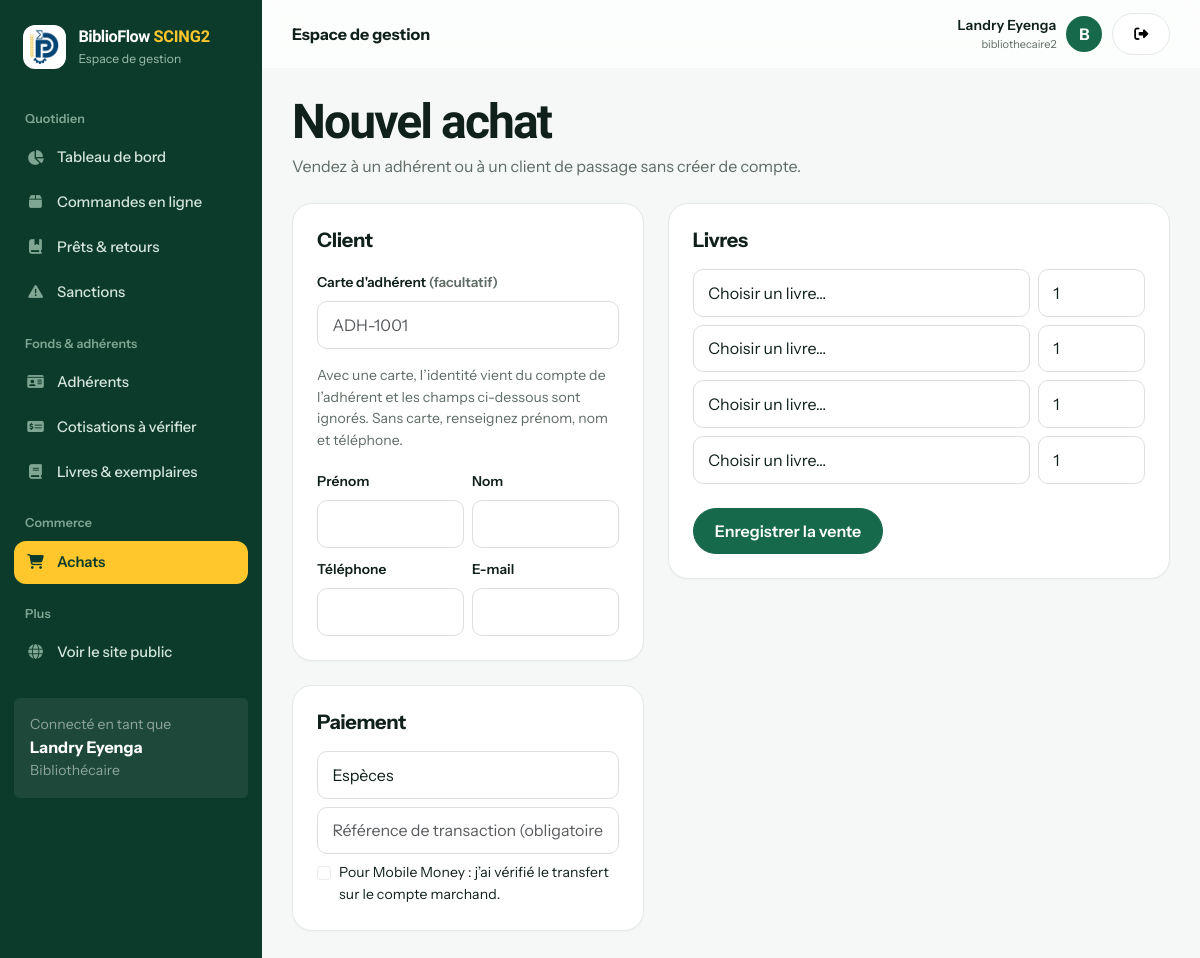
The page /gestion/achats/nouveau/ (signed in) on the database its author committed.
### bibliotheque/models.py (models this page shows, shortened)
class Utilisateur(AbstractUser):
    ROLES = [("adherent", "Adhérent"), ("bibliothecaire", "Bibliothécaire"), ("administrateur", "Administrateur")]
    STATUTS = [("en_attente", "En attente de validation"), ("actif", "Actif"), ("suspendu", "Suspendu")]
    first_name = None  # remplacés par nom / prénom
    last_name = None
    nom = models.CharField(max_length=80)
    prenom = models.CharField(max_length=80)
    telephone = models.CharField(max_length=20, blank=True)
    adresse = models.CharField(max_length=200, blank=True)
    role = models.CharField(max_length=20, choices=ROLES, default="adherent")
    statut = models.CharField(max_length=12, choices=STATUTS, default="actif")
    numero_carte = models.CharField(max_length=20, unique=True, null=True, blank=True)
    date_debut_adhesion = models.DateField(null=True, blank=True)
    date_expiration = models.DateField(null=True, blank=True)  # fin de validité de l'adhésion
    suspendu_jusqu = models.DateField(null=True, blank=True)   # emprunts suspendus après un retard
    REQUIRED_FIELDS = ["nom", "prenom", "email"]
    def get_full_name(self):
        return f"{self.prenom} {self.nom}".strip()
    @property
    def est_personnel(self):
        return self.is_superuser or self.role in ("bibliothecaire", "administrateur")

### bibliotheque/views.py (the view, shortened to what this page needs)
# urls.py: path("gestion/achats/nouveau/", views.achat_nouveau, name="achat_nouveau"),
@role_requis(*STAFF)
def achat_nouveau(request):
    livres = Livre.objects.filter(stock_vente__gt=0, actif=True).order_by("titre")
    return render(request, "bibliotheque/achat_nouveau.html", {
        "livres": livres, "modes": Achat.MODES_PAIEMENT, "lignes_vides": range(4)})

### bibliotheque/acces.py (called while the page is built)
def est_personnel(user):
    return user.is_authenticated and user.est_personnel

def role_requis(*roles):
    def deco(vue):
        @login_required
        @wraps(vue)
        def wrapper(request, *a, **kw):
            if request.user.is_superuser or request.user.role in roles:
                return vue(request, *a, **kw)
            messages.error(request, "Accès non autorisé pour votre rôle.")
            return redirect("accueil")
        return wrapper
    return deco

### bibliotheque/context.py (called while the page is built)
def globales(request):
    ctx = {"p": params(), "panier_count": 0, "est_personnel": False, "cotisations_a_verifier": 0}
    try:
        ctx["panier_count"] = sum(request.session.get("panier", {}).values())
    except Exception:
        pass
    if request.user.is_authenticated:
        ctx["est_personnel"] = est_personnel(request.user)
        if ctx["est_personnel"]:
            ctx["cotisations_a_verifier"] = CotisationAdhesion.objects.filter(statut="en_attente").count()
    return ctx

### bibliotheque/services.py (called while the page is built)
def params():
    d = dict(settings.BIBLIO)
    for cle in ("amende_par_jour", "amende_plafond", "frais_perte"):
        d[cle] = Decimal(str(d[cle]))
    return SimpleNamespace(**d)

### bibliotheque/templates/bibliotheque/achat_nouveau.html
{% extends "bibliotheque/base.html" %}{% block contenu %}
<div class="page-title mb-4"><h1>Nouvel achat</h1><p class="muted">Vendez à un adhérent ou à un client de passage sans créer de compte.</p></div>
<form method="post">{% csrf_token %}<div class="row g-4"><div class="col-lg-5"><div class="cardx p-4"><h5 class="fw-bold mb-3">Client</h5><label class="form-label">Carte d'adhérent <span class="muted">(facultatif)</span></label><input name="carte" class="form-control mb-3" placeholder="ADH-1001"><div class="muted small mb-3">Avec une carte, l’identité vient du compte de l’adhérent et les champs ci-dessous sont ignorés. Sans carte, renseignez prénom, nom et téléphone.</div><div class="row g-2"><div class="col-6"><label class="form-label small">Prénom</label><input name="prenom" class="form-control"></div><div class="col-6"><label class="form-label small">Nom</label><input name="nom" class="form-control"></div><div class="col-6"><label class="form-label small">Téléphone</label><input name="telephone" class="form-control"></div><div class="col-6"><label class="form-label small">E-mail</label><input name="email" type="email" class="form-control"></div></div></div><div class="cardx p-4 mt-4"><h5 class="fw-bold mb-3">Paiement</h5><select name="mode_paiement" class="form-select mb-2">{% for value,label in modes %}<option value="{{ value }}">{{ label }}</option>{% endfor %}</select><input name="reference_paiement" class="form-control" placeholder="Référence de transaction (obligatoire pour Mobile money)"><label class="small d-flex gap-2 align-items-start mt-2"><input class="form-check-input mt-1" type="checkbox" name="paiement_verifie"><span>Pour Mobile Money : j’ai vérifié le transfert sur le compte marchand.</span></label></div></div><div class="col-lg-7"><div class="cardx p-4"><h5 class="fw-bold mb-3">Livres</h5>{% for _ in lignes_vides %}<div class="row g-2 mb-2"><div class="col-md-9"><select name="livre" class="form-select"><option value="">Choisir un livre…</option>{% for l in livres %}<option value="{{ l.pk }}">{{ l.titre }} — {{ l.prix|floatformat:0 }} FCFA ({{ l.stock_vente }})</option>{% endfor %}</select></div><div class="col-md-3"><input name="quantite" type="number" min="1" value="1" class="form-control"></div></div>{% endfor %}<button class="btn btn-primary mt-3">Enregistrer la vente</button></div></div></div></form>{% endblock %}

### bibliotheque/templates/bibliotheque/base.html (shortened to what this page needs)
{% load static %}<!doctype html>
<html lang="fr"><head><meta charset="utf-8"><meta name="viewport" content="width=device-width, initial-scale=1"><title>{% block titre %}BiblioFlow SCING2{% endblock %}</title>
<link href="https://cdn.jsdelivr.net/npm/bootstrap@5.3.3/dist/css/bootstrap.min.css" rel="stylesheet"><link href="https://cdnjs.cloudflare.com/ajax/libs/font-awesome/6.5.2/css/all.min.css" rel="stylesheet"><link href="{% static 'bibliotheque/app.css' %}" rel="stylesheet"></head>
<body>{% with u=request.resolver_match.url_name %}<div class="app-shell">
<aside class="sidebar" id="sidebar">
  <div class="brand"><span class="logo-chip"><img src="{% static 'bibliotheque/images/logo.png' %}" alt="" height="34" width="29"></span><div><strong>BiblioFlow <span class="brand-tag">SCING2</span></strong><small>Espace de gestion</small></div></div>
  <div class="nav-title">Quotidien</div>
  <a class="side-link {% if u == 'tableau_bord' %}active{% endif %}" href="{% url 'tableau_bord' %}"><i class="fa-solid fa-chart-pie"></i>Tableau de bord</a>
  <a class="side-link {% if u == 'commandes' %}active{% endif %}" href="{% url 'commandes' %}"><i class="fa-solid fa-box"></i>Commandes en ligne</a>
  <a class="side-link {% if u == 'emprunts' %}active{% endif %}" href="{% url 'emprunts' %}"><i class="fa-solid fa-book-bookmark"></i>Prêts &amp; retours</a>
  <a class="side-link {% if u == 'sanctions' %}active{% endif %}" href="{% url 'sanctions' %}"><i class="fa-solid fa-triangle-exclamation"></i>Sanctions</a>
  <div class="nav-title">Fonds &amp; adhérents</div>
  <a class="side-link {% if u == 'adherents' or u == 'adherent_detail' or u == 'adherent_nouveau' or u == 'adherent_modifier' %}active{% endif %}" href="{% url 'adherents' %}"><i class="fa-solid fa-id-card"></i>Adhérents</a>
  <a class="side-link " href="{% url 'cotisations' %}"><i class="fa-solid fa-money-check-dollar"></i>Cotisations à vérifier</a>
  <a class="side-link " href="{% url 'livres_gestion' %}"><i class="fa-solid fa-book"></i>Livres &amp; exemplaires</a>
  <div class="nav-title">Commerce</div>
  <a class="side-link {% if u == 'achats' or u == 'achat_detail' or u == 'achat_nouveau' %}active{% endif %}" href="{% url 'achats' %}"><i class="fa-solid fa-cart-shopping"></i>Achats</a>
  <div class="nav-title">Plus</div>
  <a class="side-link" href="{% url 'accueil' %}"><i class="fa-solid fa-globe"></i>Voir le site public</a>
  <div class="mt-4 p-3 rounded-2" style="background:#ffffff0a"><div class="small text-white-50">Connecté en tant que</div><strong>{{ user.get_full_name|default:user.username }}</strong><div class="small text-white-50">{{ user.get_role_display }}</div></div>
</aside>
<main class="main"><header class="topbar"><div class="d-flex align-items-center gap-3"><div class="fw-bold">{% block entete %}Espace de gestion{% endblock %}</div></div>
<div class="user-chip"><div class="text-end d-none d-sm-block"><div class="fw-semibold small">{{ user.get_full_name|default:user.username }}</div><div class="muted" style="font-size:11px">{{ user.username }}</div></div><div class="avatar">{{ user.username|first|upper }}</div><form method="post" action="{% url 'logout' %}">{% csrf_token %}<button class="btn btn-sm btn-light" title="Déconnexion"><i class="fa-solid fa-right-from-bracket"></i></button></form></div></header>
<div class="content">{% block contenu %}{% endblock %}</div></main></div>{% endwith %}
<script src="https://cdn.jsdelivr.net/npm/bootstrap@5.3.3/dist/js/bootstrap.bundle.min.js"></script><script src="{% static 'bibliotheque/app.js' %}" defer></script>{% block scripts %}{% endblock %}</body></html>

### rows shown on the page
Utilisateur: get_full_name "Landry Eyenga", role "Bibliothécaire", username "bibliothecaire2", username|first "B"

### other values the page prints
form field mode_paiement "Espèces"
